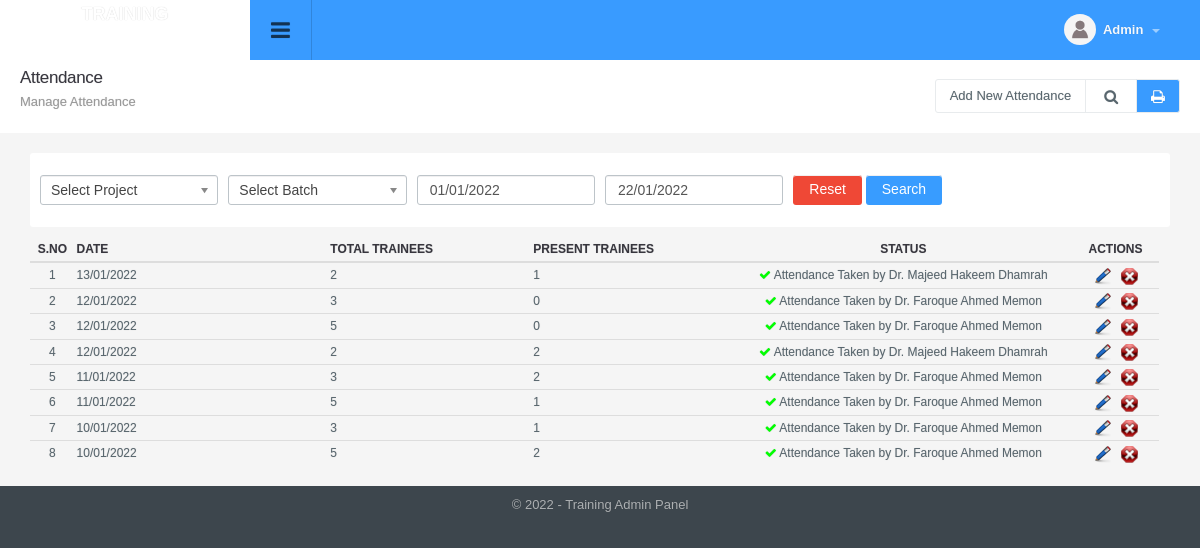
The page /attendance_manage.php (signed in) on the database its author committed.
### tables this page shows
CREATE TABLE `attendance` (
  `id` int(11) NOT NULL,
  `center_id` int(11) DEFAULT NULL,
  `user_id` int(11) DEFAULT NULL,
  `date` date DEFAULT NULL,
  `ts` timestamp NOT NULL DEFAULT CURRENT_TIMESTAMP ON UPDATE CURRENT_TIMESTAMP
);

CREATE TABLE `users` (
  `id` int(11) NOT NULL,
  `designation_id` int(11) DEFAULT NULL,
  `name` varchar(50) NOT NULL,
  `gender` int(1) DEFAULT NULL,
  `cnic` varchar(16) DEFAULT NULL,
  `appointment_date` date DEFAULT NULL,
  `releaving_date` date DEFAULT NULL,
  `status` int(1) NOT NULL DEFAULT '1',
  `ts` timestamp NOT NULL DEFAULT CURRENT_TIMESTAMP ON UPDATE CURRENT_TIMESTAMP
);

CREATE TABLE `config_variable` (
  `id` int(11) NOT NULL,
  `config_type_id` int(11) NOT NULL,
  `title` varchar(512) NOT NULL,
  `notes` varchar(512) NOT NULL,
  `type` varchar(200) NOT NULL,
  `default_values` text NOT NULL,
  `key` varchar(200) NOT NULL,
  `value` text NOT NULL,
  `sortorder` int(11) NOT NULL
);

### include/paging.php (called while the page is built, shortened)
<?php
if(isset($_SESSION["rows"]))
	$rows=$_SESSION["rows"];
else
	$rows=25;
if(isset($_GET['page'])){
	$pageNum = $_GET['page'];
}
else{
	$pageNum=1;
}
function show_page($rows, $pageNum, $query){
	global $dblink;
	$rowsPerPage = $rows;
	$pageNum = $pageNum;
	$offset = ($pageNum - 1) * $rowsPerPage;
	$query = $query." LIMIT $offset, $rowsPerPage";
	$result = doquery($query, $dblink);
	return $result;
}
?>

### include/utility.php (called while the page is built, shortened)
<?php
function get_config($var){
	global $dblink;
	$sql="select value from config_variable where `key`='".slash($var)."'";
	$resConfig=doquery($sql,$dblink);
	if(numrows($resConfig)>0){
		while($rowConfig=dofetch($resConfig))
			return unslash($rowConfig["value"]);
	}
}
$site_title=get_config("site_title");
function slash($str){
	if(!is_array($str))
		return utf8_encode(addslashes($str));
	else{
		for($i=0; $i<count($str); $i++)
			$str[$i]=slash($str[$i]);
		return $str;
	}
}
function unslash($str){
	return stripslashes(utf8_decode($str));
	}
function date_convert($date_added){
	if( !empty( $date_added ) ) {
		return date("d/m/Y", strtotime($date_added));
	}
	else{
		return $date_added;
	}
}
function get_field($table_id, $table, $field_name='title'){
 	global $dblink;
 	$rs=doquery("select ".$field_name." from $table where id='".$table_id."'", $dblink);
 	if(numrows($rs)>0){
 		$r=dofetch($rs);
 		return unslash($r[$field_name]);
 	}
}

### include/db.php (called while the page is built, shortened)
<?php
function doquery($qr,$lnk){
	@$res=mysqli_query($lnk,$qr) or die($qr." - ".mysqli_error($lnk));
	return $res;
}
function dofetch($rs){
	@$rec=mysqli_fetch_array($rs);
	return $rec;
}
function numrows($rs){
	return mysqli_num_rows($rs);
}

### modules/attendance/list.php (the view, shortened to what this page needs)
<div class="page-header">
	<h1 class="title">Attendance</h1>
  	<ol class="breadcrumb">
    	<li class="active">Manage Attendance</li>
  	</ol>
    <div class="right">
    	<div class="btn-group" role="group" aria-label="...">
        	<a href="attendance_manage.php?tab=add" class="btn btn-light editproject">Add New Attendance</a>
            <a id="topstats" class="btn btn-light" href="#"><i class="fa fa-search"></i></a>
            <a class="btn print-btn" href="attendance_manage.php?tab=print" target="_blank"><i class="fa fa-print" aria-hidden="true"></i></a>
    	</div>
    </div>
</div>
<ul class="topstats clearfix search_filter"<?php if($is_search) echo ' style="display: block"';?>>
    <li class="col-xs-12 col-lg-12 col-sm-12">
    	<div>
        	<form class="form-horizontal" action="" method="get">
                <div class="col-sm-2">
                	<select name="project_id" id="project_id" class="custom_select select_multiple">
                        <option value=""<?php echo ($project_id=="")? " selected":"";?>>Select Project</option>
                    </select>
                </div>
                <div class="col-sm-2">
                    <select name="center_id" id="center_id" class="custom_select select_multiple">
                        <option value=""<?php echo ($center_id=="")? " selected":"";?>>Select Batch</option>
                    </select>
                </div>
                <div class="col-sm-2">
                  <input type="text" title="Enter Date From" value="<?php echo $date_from;?>" name="date_from" id="search" class="form-control date-picker">
                </div>
                <div class="col-sm-2">
                  <input type="text" title="Enter Date To" value="<?php echo $date_to;?>" name="date_to" id="search" class="form-control date-picker">
                </div>
                <div class="col-sm-3 text-left">
                    <input type="button" class="btn btn-danger btn-l reset_search" value="Reset" alt="Reset Record" title="Reset Record" />
                    <input type="submit" class="btn btn-default btn-l" value="Search" alt="Search Record" title="Search Record" />
                </div>
            </form>
        </div>
  	</li>
</ul>
<div class="panel-body table-responsive">
	<table class="table table-hover list">
    	<thead>
            <tr>
                <th width="2%" class="text-center">S.No</th>
                <th width="15%">Date</th>
                <th width="12%">Total Trainees</th>
                <th width="12%">Present Trainees</th>
                <th width="20%" class="text-center">Status</th>
                <th width="5%" class="text-center">Actions</th>
            </tr>
        </thead>
        <tbody>
            <?php
            $rs=show_page($rows, $pageNum, $sql);
            if(numrows($rs)>0){
                $sn=1;
                while($r=dofetch($rs)){
                    ?>
                    <tr>
                        <td class="text-center"><?php echo $sn;?></td>
                        <td><?php echo date_convert($r["date"]); ?></td>
                        <td>
                            <?php
                            $count = dofetch( doquery( "select count(1) from trainees_2_center where center_id = '".$r[ "center_id" ]."'", $dblink ) );
                            echo $count[ "count(1)" ];
                            ?>
                        </td>
                        <td>
                            <?php
                            $count = dofetch( doquery( "select count(1) from attendance_records a inner join trainees_2_center b on a.trainee_id = b.trainee_id where center_id = '".$r[ "center_id" ]."' and attendance_id='".$r["id"]."'", $dblink ) );
                            echo $count[ "count(1)" ];
                            ?>
                        </td>
                        <td class="text-center">
                            <?php
                                echo '<i class="fa fa-check" style="color: #0f0"></i> Attendance Taken by '.get_field($r["user_id"], "users", "name");
                            ?>
                        </td>
                        <td class="text-center">
                            <a href="attendance_manage.php?tab=edit&id=<?php echo $r['id'];?>"><img title="Edit Record" alt="Edit" src="images/edit.png"></a>&nbsp;&nbsp;
                            <a onclick="return confirm('Are you sure you want to delete')" href="attendance_manage.php?id=<?php echo $r['id'];?>&amp;tab=delete"><img title="Delete Record" alt="Delete" src="images/delete.png"></a>
                        </td>
                    </tr>
                    <?php
                    $sn++;
                }
                ?>
                <?php
            }
            else{
                ?>
                <tr>
                    <td colspan="6"  class="no-record">No Result Found</td>
                </tr>
                <?php
            }
            ?>
        </tbody>
     </table>
</div>

### include/footer.php (shortened to what this page needs)
<div id="footer" class="bottom_round_corners">
	<div id="footer_content">
    	<address>&copy; <?php echo date("Y");?> - <?php echo $site_title; ?> Admin Panel</address>
    </div>
</div>
<link href="js/fancybox/jquery.fancybox.min.css" rel="stylesheet" type="text/css" />
<link href="js/chosen/chosen.css" rel="stylesheet" type="text/css" />
<link rel="stylesheet" type="text/css" href="css/angularjs-datetime-picker.css" />
</body>
</html>

### rows shown on the page
attendance: date "13/01/2022", count "2", count "1", user.name "Dr. Majeed Hakeem Dhamrah"
attendance: date "12/01/2022", count "3", count "0", user.name "Dr. Faroque Ahmed Memon"
attendance: date "12/01/2022", count "5", count "0", user.name "Dr. Faroque Ahmed Memon"
attendance: date "12/01/2022", count "2", user.name "Dr. Majeed Hakeem Dhamrah"
attendance: date "11/01/2022", count "3", count "2", user.name "Dr. Faroque Ahmed Memon"
attendance: date "11/01/2022", count "5", count "1", user.name "Dr. Faroque Ahmed Memon"
attendance: date "10/01/2022", count "3", count "1", user.name "Dr. Faroque Ahmed Memon"
attendance: date "10/01/2022", count "5", count "2", user.name "Dr. Faroque Ahmed Memon"
config_variable: value "Training"
